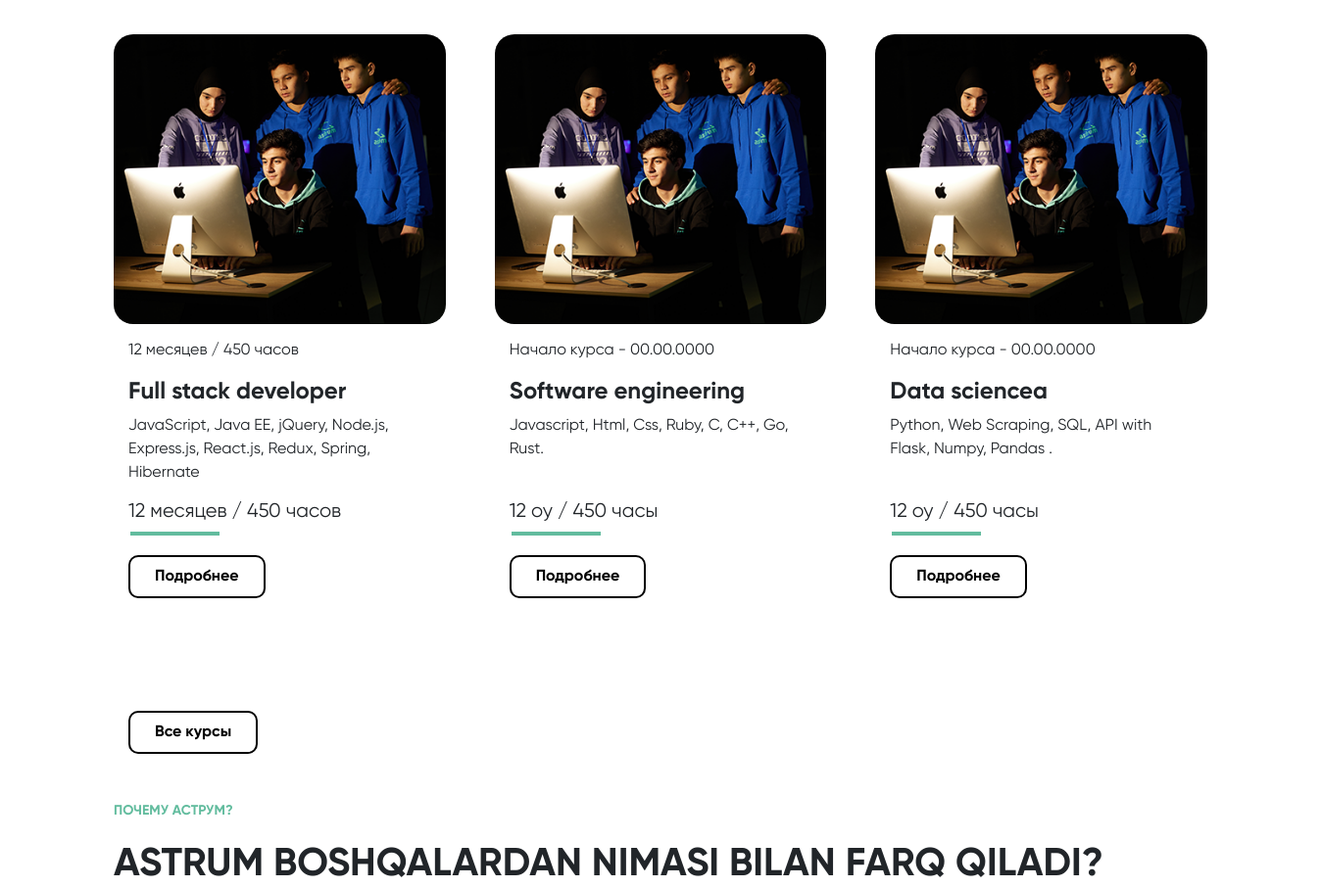
Before: /ru/ (middle part) with the older database file.
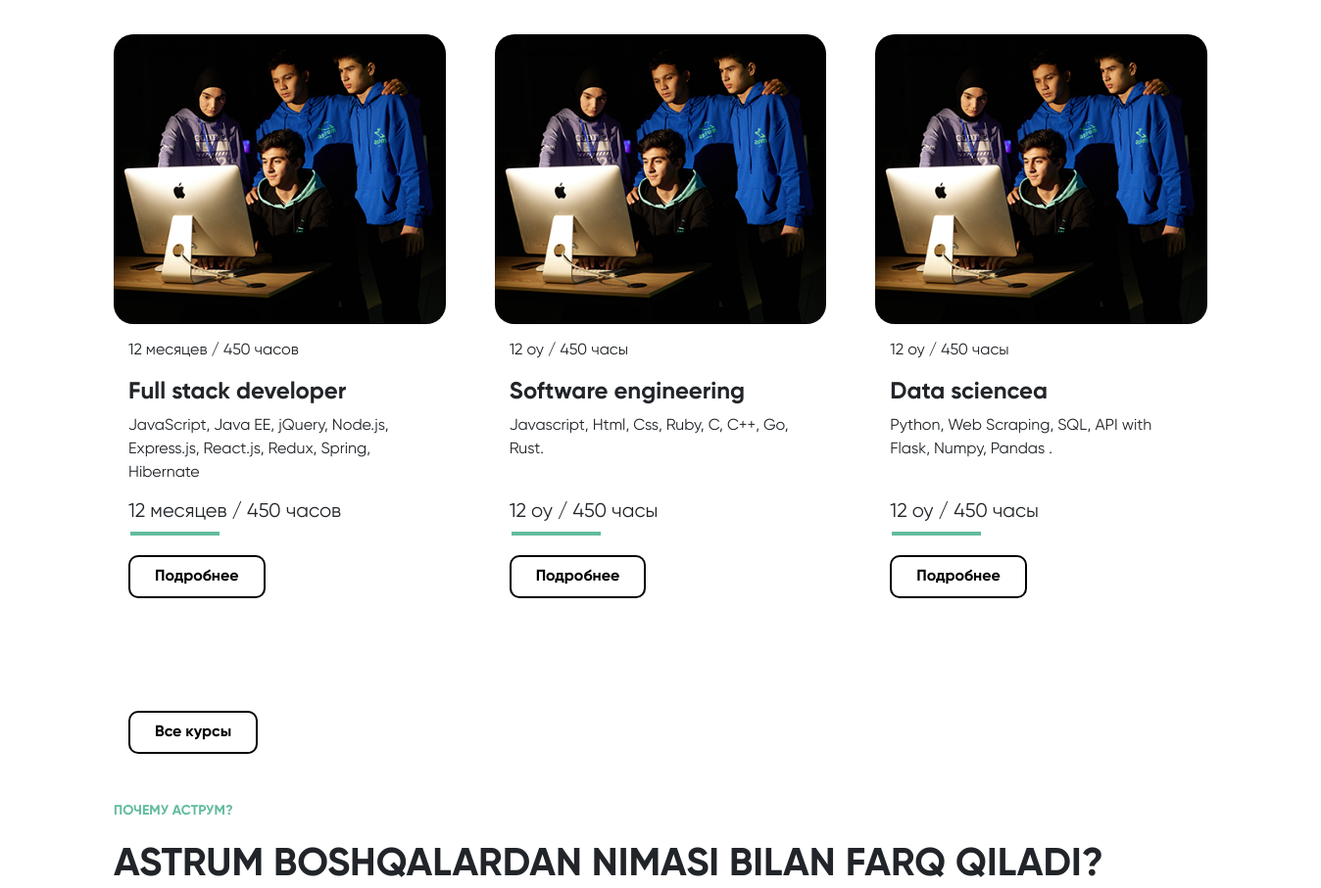
After: the same page with the newer database file.
### Cours/models.py (models this page shows, shortened)
class Courses(models.Model):
    title = models.CharField(max_length=20, blank=True)
    image = models.ImageField(blank=True)
    data = models.CharField(max_length=156, blank=True)
    short_descriptions = models.CharField(max_length=256, blank=True)
    short_descriptions_big = models.CharField(max_length=500, blank=True)
    duration = models.CharField(max_length=256, blank=True)
    title_ru = models.CharField(max_length=20, blank=True)
    data_ru = models.CharField(max_length=156, blank=True)
    short_descriptions_ru = models.CharField(max_length=256, blank=True)
    short_descriptions_big_ru = models.CharField(max_length=500, blank=True)
    duration_ru = models.CharField(max_length=256, blank=True)
    title_eng = models.CharField(max_length=20, blank=True)
    data_eng = models.CharField(max_length=156, blank=True)
    short_descriptions_eng = models.CharField(max_length=256, blank=True)
    short_descriptions_big_eng = models.CharField(max_length=500, blank=True)
    duration_eng = models.CharField(max_length=256, blank=True)
    is_main = models.BooleanField(default=False)

### Asosiy_Sahifa/models.py (models this page shows, shortened)
class WhyAstrumPart2(models.Model):
    name = models.CharField(max_length=156, blank=True)
    title = models.CharField(max_length=156, blank=True)
    name_ru = models.CharField(max_length=156, blank=True)
    title_ru = models.CharField(max_length=156, blank=True)
    name_eng = models.CharField(max_length=156, blank=True)
    title_eng = models.CharField(max_length=156, blank=True)

### astrumapp/views.py (the view)
# urls.py: path('ru/', index_ru, name="home_ru"),
def index_ru(request):
    news_header_ru = NewsHeader.objects.all()
    main_header_ru = MainHeader.objects.all()
    about_us_ru = AboutUs.objects.all()
    why_exactly_sstrum_ru = WhyAstrum.objects.all()
    the_rules_ru = WhyAstrumInfo.objects.all()
    education_courses_ru = CoursInfo.objects.all()
    main_course_ru = Courses.objects.all()
    why_astrum_ru = WhyAstrumPart2.objects.all()
    why_astrum_answer_ru = WhyAstrumInfo2.objects.all()
    our_mentors_ru = OurMentors.objects.all()
    main_mentors_ru = Mentors.objects.all()
    locatsia_ru = Locatsia.objects.all()
    astrum_locatsia_ru = LocatsiaInfo.objects.all()
    footer_ru = Footer.objects.all()
    theles = Theles.objects.all()
    ctx = {
        "news_header_ru": news_header_ru,
        "main_header_ru": main_header_ru,
        "about_us_ru": about_us_ru,
        "why_exactly_sstrum_ru": why_exactly_sstrum_ru,
        "the_rules_ru": the_rules_ru,
        "education_courses_ru": education_courses_ru,
        "main_course_ru": main_course_ru,
        "why_astrum_ru": why_astrum_ru,
        "why_astrum_answer_ru": why_astrum_answer_ru,
        "our_mentors_ru": our_mentors_ru,
        "main_mentors_ru": main_mentors_ru,
        "locatsia_ru": locatsia_ru,
        "astrum_locatsia_ru": astrum_locatsia_ru,
        "footer_ru": footer_ru,
        "theles": theles,
    }
    return render(request, 'index-ru.html', ctx)

### templates/index-ru.html (shortened to what this page needs)
<!doctype html>
<html lang="en">
  <head>
    {% load static %}
    <link rel="stylesheet" href="{% static 'css/style.css' %}">
    <link href="https://cdn.jsdelivr.net/npm/bootstrap@5.0.2/dist/css/bootstrap.min.css" rel="stylesheet">
  </head>
  <body>
    <div class="section container course-container">
      <div class="course__list">
      {% for i in main_course_ru %}
        {% if forloop.counter0 < 4 %}
          <div class="">
            <div class="course-box">
              <img src="{{i.image.url}}" class="course-img">
              <div class="course-body">
                <p>{{i.data_ru}}</p>
                <h3 class="title-h3">{{i.title_ru}}</h3>
                <p class="course-body-text">{{i.short_descriptions_ru}}</p>
                <h6>{{i.duration_ru}}</h6>
              <div class="green-line"></div>
              <a href="{% url 'kurs_about_ru' i.id %}"><button class="btn-course-more">Подробнее</button></a>
              </div>
            </div>
          </div>
        {% endif %}
      {% endfor %}
        <div>
          <a href="{% url 'kursi_ru' %}"><button class="btn-more">Bсе курсы</button></a>
        </div>
      </div>
    </div>
    <div class="section-cours container">
    {% for i in why_astrum_ru %}
        <h5 class="green-title">
          {{i.name_ru}}
        </h5>
        <h4 class="section-title">
         {{i.title}}
        </h4>
    {% endfor %}
    </div>
  </body>
</html>

### static/css/style.css (style rules this page uses)
* { margin: 0; padding: 0; font-family: 'Gilroy'; font-weight: 400; line-height: normal; }
body { width: 100%; background: #fff; display: block; }
a { text-decoration: none !important; }
.btn-more { padding: 10px 25px; margin-left: 15px; }
.course-box { border-radius: 20px; padding: 0% !important; transition: all 0.5s ease-in-out; }
h5 { color:#62BC9E; }
.green-line { width: 91px; border: 2px solid #62BC9E; margin-left: 2px; }
.btn-course-more { padding: 10px 25px 10px 25px; margin-top: 20px; background-color: #FFFFFF; transition: all 0.2s ease-in-out; font-weight: 700; border: 2px solid #000; border-radius: 10px; }
.course-img { width: 100%; border-radius: 20px !important; }
.course-body { padding: 15px; }
.course-body p { font-size: 16px; line-height: 150%; }
.course-body h6 { font-size: 20px; }
.course-body-text { height: 72px; }
.section-cours { width: 100%; margin-top: 50px; }
.title-h3 { font-size: 24px; font-style: normal; font-weight: 700; }
.section-title { font-size: 40px; font-weight: 700; margin-top: 22px; }
.btn-more { font-family: 'Gilroy'; padding: 10px 25px 10px 25px; color: #000000; font-size: 16px; font-weight: 700; background-color: #FFFFFF; transition: all 0.2s ease-in-out; margin-top: 50px; border: 2px solid #000; border-radius: 10px; }
.green-title { color: #62BC9E; font-size: 14px; font-weight: 700; text-transform: uppercase; margin-bottom: 0; }
.course-container { margin-top: 60px; padding: 0; }
.course__list { display: grid; grid-template-columns: repeat(4, 1fr); gap: 50px; }
@media (max-width: 1400px) { .course__list { grid-template-columns: repeat(3, 1fr); } }

Changed rows visible on the page:
changed Courses "Software engineering": data_ru "Начало курса - 00.00.0000" → "12 oy / 450 часы"
changed Courses "Data sciencea": data_ru "Начало курса - 00.00.0000" → "12 oy / 450 часы"
